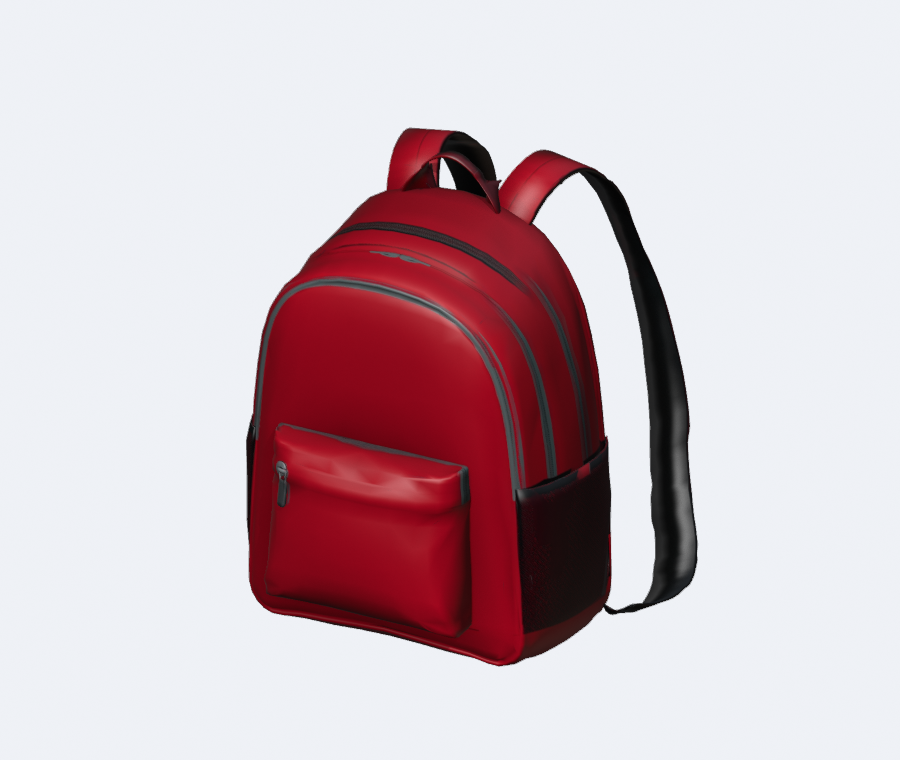
#> input picture meshy/pictures/back_pack.png, 900 x 760 px, given as the content of the folder ../package/models/back_pack.png, which was not available
$ python contact_sheet.py ../package/models/back_pack.png ../package/models/balloon.png
#> lines starting #> are read from the running program, lines starting #| are printed output that depends on the picture
"""Puts the model pictures on overview sheets, twelve to a sheet, each with its name."""
import os
import sys

from PIL import Image, ImageDraw, ImageFont

src, out_dir = sys.argv[1], sys.argv[2]
names = {
    'airplane': 'Paper airplane', 'back_cape': 'Cape', 'back_pack': 'Backpack', 'back_wings': 'Wings',
    'balloon': 'Water balloon', 'body_apron': 'Apron', 'body_belly': 'Gym teacher belly', 'cushion': 'Whoopee cushion',
    'face_moustache': 'Moustache', 'face_shades': 'Sunglasses', 'glue': 'Super glue', 'hand_ladle': 'Ladle',
    'hand_mop': 'Mop', 'hat_beanie': 'Beanie', 'hat_cap': 'Cap', 'hat_chef': 'Chef hat', 'hat_cone': 'Traffic cone',
    'hat_cowboy': 'Cowboy hat', 'hat_crown': 'Crown', 'hat_hairnet': 'Hair net', 'hat_janitor': 'Janitor cap',
    'hat_party': 'Party hat', 'hat_top': 'Top hat', 'hat_wig': 'Wig', 'laser': 'Laser pointer', 'note': 'Note',
    'pistol': 'Nerf pistol', 'prop_pot': 'Lunch lady pot', 'puddle': 'Glue puddle', 'rpg': 'Nerf RPG',
    'shot_pizza': 'Pizza slice', 'shot_potato': 'Mashed potatoes', 'shotgun': 'Nerf shotgun', 'sniper': 'Nerf sniper',
    'splat': 'Water splash',
}
files = sorted(f for f in os.listdir(src) if f.lower().endswith('.png'))
tile_w, tile_h, label_h, columns, rows = 450, 380, 44, 4, 3
try:
    font = ImageFont.truetype('arialbd.ttf', 26)
except OSError:
    font = ImageFont.load_default()

per_sheet = columns * rows
for sheet_index in range(0, len(files), per_sheet):
    batch = files[sheet_index:sheet_index + per_sheet]
    sheet = Image.new('RGB', (columns * tile_w, rows * (tile_h + label_h)), (236, 239, 245))
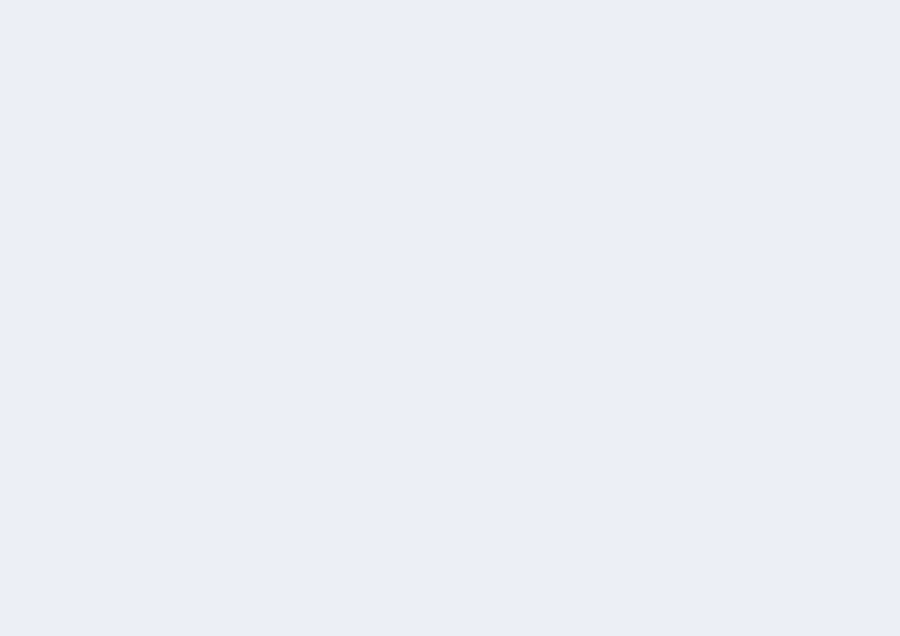
#> sheet: PIL image 1800x1272 RGB (shown at 1/2 size); mean R, G, B 236, 239, 245
    draw = ImageDraw.Draw(sheet)
    for i, file_name in enumerate(batch):
        x = (i % columns) * tile_w
        y = (i // columns) * (tile_h + label_h)
        picture = Image.open(os.path.join(src, file_name)).convert('RGB').resize((tile_w, tile_h), Image.LANCZOS)
        sheet.paste(picture, (x, y))
        label = names.get(os.path.splitext(file_name)[0], os.path.splitext(file_name)[0])
        box = draw.textbbox((0, 0), label, font=font)
#> box = (0, 5, 125, 30)
        draw.text((x + (tile_w - (box[2] - box[0])) // 2, y + tile_h + 6), label, fill=(30, 34, 44), font=font)
    path = os.path.join(out_dir, 'toy_models_%d.png' % (sheet_index // per_sheet + 1))
    sheet.save(path)
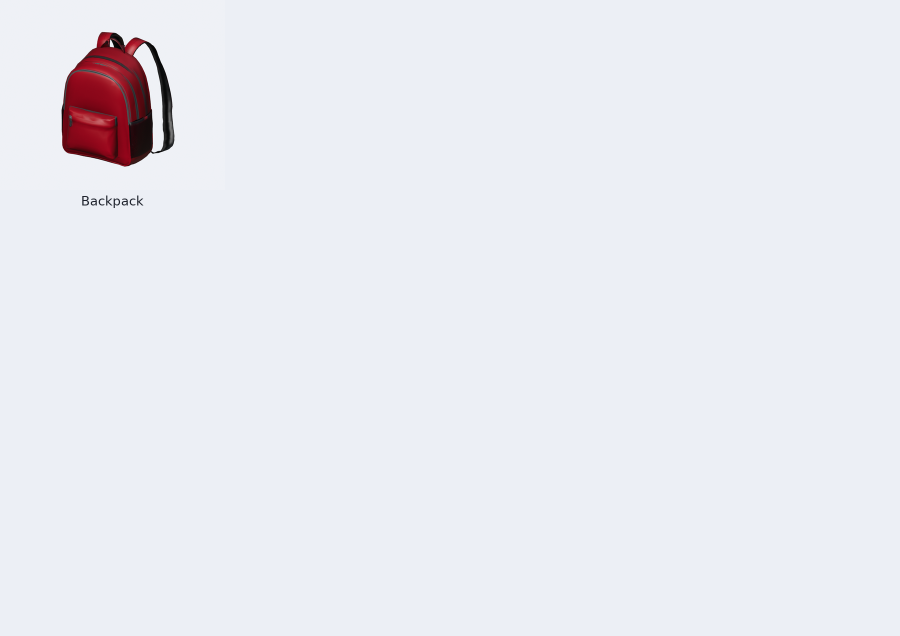
#> saved as toy_models_1.png: PIL image 1800x1272 RGB (shown at 1/2 size); mean R, G, B 233.7, 235.1, 241.1
    print('wrote', path, len(batch))

$ run again, on package/models/back_pack.png
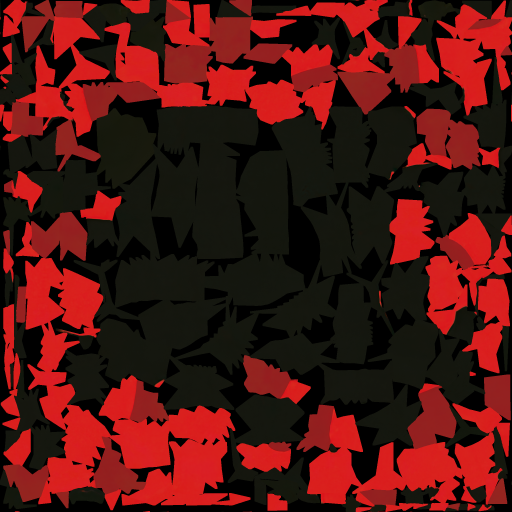
#> input picture package/models/back_pack.png, 512 x 512 px, given as the content of the folder ../package/models/back_pack.png, which was not available
#> `picture = Image.open(os.path.join(src, file_name)).convert('RGB').resi..`:
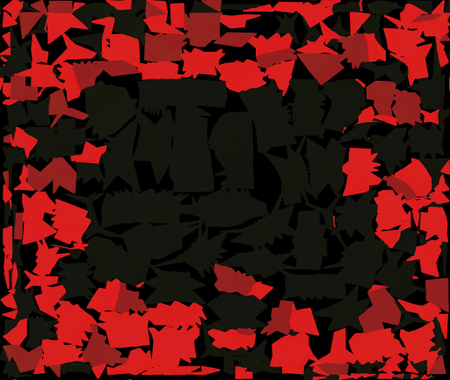
#> picture: PIL image 450x380 RGB; mean R, G, B 80.6, 20.6, 17
#> `sheet.paste(picture, (x, y))`:
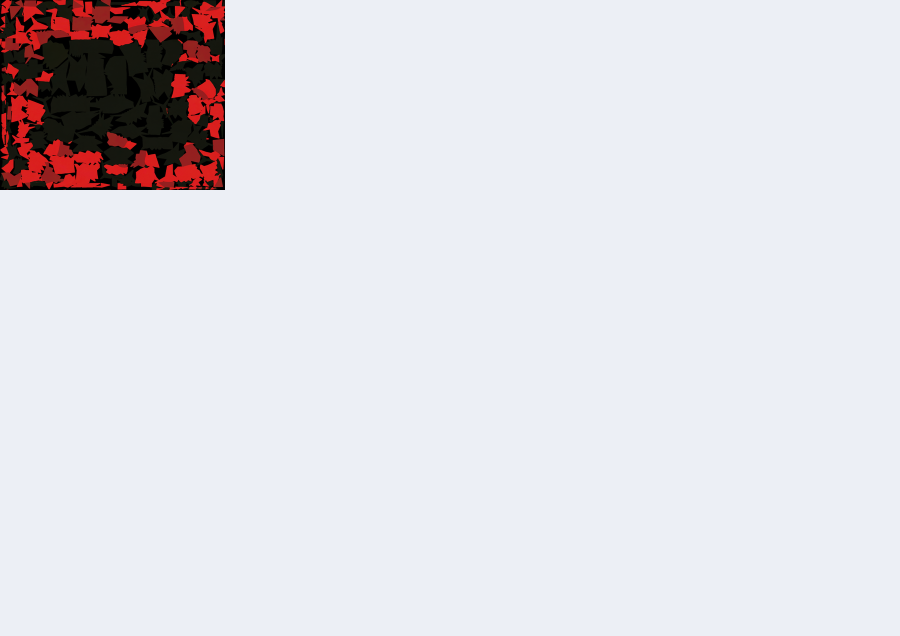
#> sheet: PIL image 1800x1272 RGB (shown at 1/2 size); mean R, G, B 224.4, 222.7, 228
#> box = (0, 5, 125, 30)

$ run again, on package/models/body_apron.png
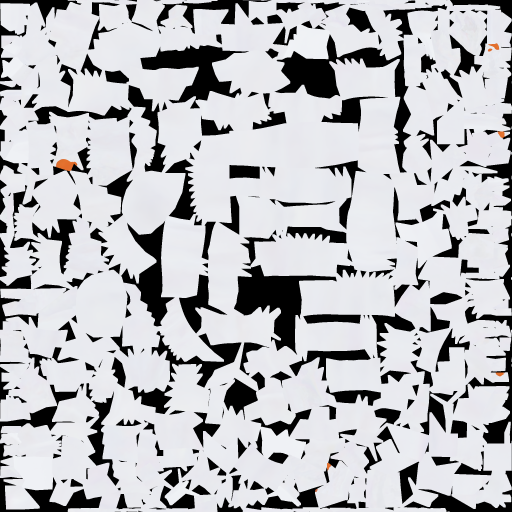
#> input picture package/models/body_apron.png, 512 x 512 px, given as the content of the folder ../package/models/body_apron.png, which was not available
#> `picture = Image.open(os.path.join(src, file_name)).convert('RGB').resi..`:
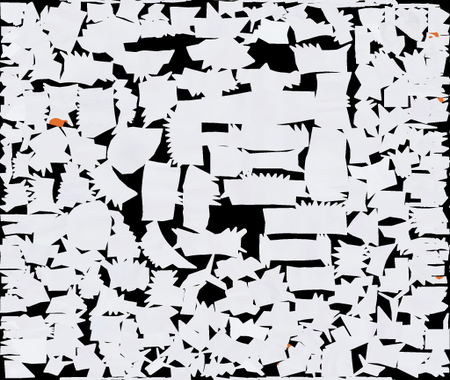
#> picture: PIL image 450x380 RGB; mean R, G, B 184.9, 185.5, 189.1
#> `sheet.paste(picture, (x, y))`:
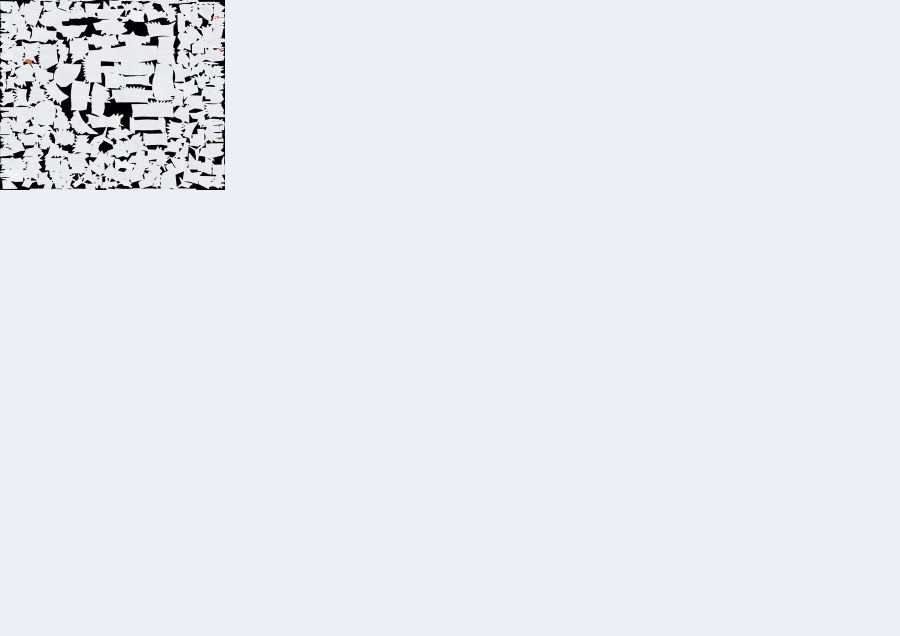
#> sheet: PIL image 1800x1272 RGB (shown at 1/2 size); mean R, G, B 232.2, 235, 240.8
#> box = (0, 6, 77, 30)
